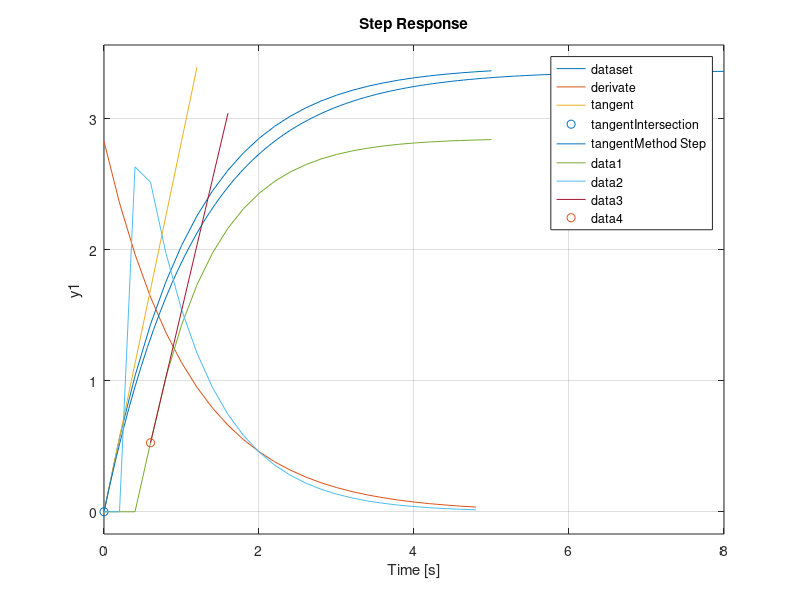

Recreate this plot in MATLAB. (Note: this script raises an error after producing the figure.)
%% data sets
%data set1
% Before running a section it is healthy to clear all from terminal
%and then run the first section with the data sets
t1 = [0, 0.2000, 0.4000, 0.6000, 0.8000, 1.0000, 1.2000, 1.4000, 1.6000, 1.8000, 2.0000, 2.2000, 2.4000, 2.6000, 2.8000, 3.0000, 3.2000, 3.4000, 3.6000, 3.8000, 4.0000, 4.2000, 4.4000, 4.6000, 4.8000, 5.0000];
y1 = [0, 0.5652, 1.0365, 1.4294, 1.7570, 2.0302, 2.2579, 2.4478, 2.6061, 2.7381, 2.8481, 2.9399, 3.0163, 3.0801, 3.1333, 3.1776, 3.2146, 3.2454, 3.2711, 3.2926, 3.3104, 3.3253, 3.3377, 3.3481, 3.3567, 3.3639];

t2 = [0, 0.2000, 0.4000, 0.6000, 0.8000, 1.0000, 1.2000, 1.4000, 1.6000, 1.8000, 2.0000, 2.2000, 2.4000, 2.6000, 2.8000, 3.0000, 3.2000, 3.4000, 3.6000, 3.8000, 4.0000, 4.2000, 4.4000, 4.6000, 4.8000, 5.0000];
y2 = [0, 0, 0, 0.5262, 1.0291, 1.4232, 1.7320, 1.9740, 2.1636, 2.3121, 2.4285, 2.5198, 2.5912, 2.6472, 2.6911, 2.7255, 2.7525, 2.7736, 2.7901, 2.8031, 2.8132, 2.8212, 2.8274, 2.8323, 2.8361, 2.8391];


t3 = [0, 0.2000, 0.4000, 0.6000, 0.8000, 1.0000, 1.2000, 1.4000, 1.6000, 1.8000, 2.0000, 2.2000, 2.4000, 2.6000, 2.8000, 3.0000, 3.2000, 3.4000, 3.6000, 3.8000, 4.0000, 4.2000, 4.4000, 4.6000, 4.8000, 5.0000];
y3 = [0, 0.3196, 1.0179, 1.8455, 2.6711, 3.4310, 4.0994, 4.6710, 5.1508, 5.5485, 5.8750, 6.1413, 6.3576, 6.5326, 6.6739, 6.7876, 6.8791, 6.9527, 7.0117, 7.0590, 7.0970, 7.1274, 7.1518, 7.1714, 7.1870, 7.1996];


%% exercise 1
%1.a
hold on
plot(t1,y1) 
dy = [];
for i=1:(length(t1)-1)
    dy(i) = (y1(i+1)-y1(i))/(t1(i+1)-t1(i));
end
plot(t1(1:length(t1)-1), dy)
% no inflection point, hence start at 1
k = 1
tang=(t1-t1(k))*dy(k)+y1(k);
yss = 3.364;
intersect_point  = find(tang >= yss, 1, 'first');
plot(t1(k:intersect_point),tang(k:intersect_point));
scatter(t1(k),y1(k));
K1=y1(end);
Ts=1.2;
H1=tf(K1,[Ts 1])
step(H1)
legend('dataset','derivate', 'tangent','tangentIntersection','tangentMethod Step');

%% ex2
hold on
plot(t2,y2) 
dy = [];
for i=1:(length(t2)-1)
    dy(i) = (y2(i+1)-y2(i))/(t2(i+1)-t2(i));
end
plot(t2(1:length(t2)-1), dy)
% inflection point at 4
k = 4
tang=(t2-t2(k))*dy(k)+y2(k);
yss = 2.839;
intersect_point  = find(tang >= yss, 1, 'first');
plot(t2(k:intersect_point),tang(k:intersect_point));
scatter(t2(k),y2(k));
K1=y2(end)-y2(3);
Ts=1.1;
Tm = 0.4; %the time up until de inflection point
H=tf(K1,[Ts 1], 'iodelay', Tm)
step(H)
legend('dataset','derivate', 'tangent','tangentIntersection','tangentMethod Step');

%% ex3
%tangent method
hold on
plot(t3,y3) 
dy = [];
for i=1:(length(t3)-1)
    dy(i) = (y3(i+1)-y3(i))/(t3(i+1)-t3(i));
end
plot(t3(1:length(t3)-1), dy)
% inflection point at 4
k = 4
tang=(t3-t3(k))*dy(k)+y3(k);
yss = y3(end);
intersect_point  = find(tang >= yss, 1, 'first');
plot(t3(k:intersect_point),tang(k:intersect_point));
scatter(t3(k),y3(k));
K1=y3(end)-y3(3);
Ts=1.75;
Tm = 0.153; %the time up until de inflection point
Htan=tf(K1,[Ts 1], 'iodelay', Tm)
step(Htan)
legend('dataset','derivate', 'tangent','tangentIntersection','tangentMethod Step');
%cohen coon method
y_aux_1=0.632*y3(end);
y_aux_2=0.28*y3(end);
x1=find(y3>=y_aux_1,1,'first');
x2=find(y3>=y_aux_2,1,'first');
T1=t3(x1);
T2=t3(x2);
Ts4=1.5*(T1-T2);
Tm=1.5*(T2-(1/3*T1));
Hcohc=tf(K1,[Ts4 1],'iodelay',Tm);
%lsim(H4,ones(1,length(t3)),t3);
figure;
hold on
plot(t3,y3)
step(Htan)
step(Hcohc)
legend('data', 'tangent method', 'cohen coon method')

